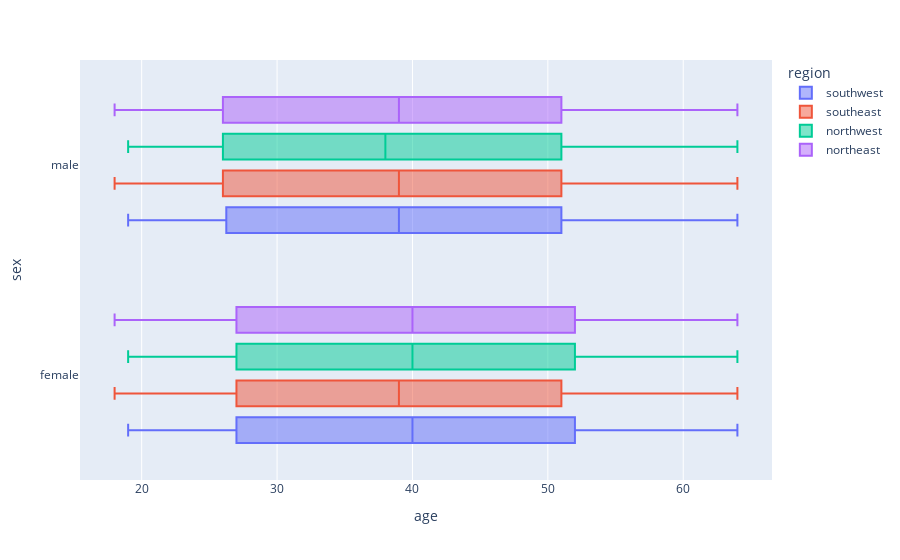

The notebook cell saved with this chart:
### Markdown cell above
> **EXERCISE**: Visualize the distributions of the "sex", "region" and "children" columns and report your observations.

### Code cell
fig=px.box(medical_df,x='age',y='sex',color='region')
fig.show()

### Figure 1 — Plotly figure (JSON) as saved in the notebook; plotly's stock layout.template omitted (floating-point values rounded to 4 significant figures; data arrays with more than 128 entries replaced by an {"elided": "..."} marker saying what was removed)
{"data": [{"alignmentgroup": "True", "hovertemplate": "region=southwest<br>age=%{x}<br>sex=%{y}<extra></extra>", "legendgroup": "southwest", "marker": {"color": "#636efa"}, "name": "southwest", "notched": false, "offsetgroup": "southwest", "orientation": "h", "showlegend": true, "type": "box", "x": {"elided": "325 int values"}, "x0": " ", "xaxis": "x", "y": {"elided": "325 str values"}, "y0": " ", "yaxis": "y"}, {"alignmentgroup": "True", "hovertemplate": "region=southeast<br>age=%{x}<br>sex=%{y}<extra></extra>", "legendgroup": "southeast", "marker": {"color": "#EF553B"}, "name": "southeast", "notched": false, "offsetgroup": "southeast", "orientation": "h", "showlegend": true, "type": "box", "x": {"elided": "364 int values"}, "x0": " ", "xaxis": "x", "y": {"elided": "364 str values"}, "y0": " ", "yaxis": "y"}, {"alignmentgroup": "True", "hovertemplate": "region=northwest<br>age=%{x}<br>sex=%{y}<extra></extra>", "legendgroup": "northwest", "marker": {"color": "#00cc96"}, "name": "northwest", "notched": false, "offsetgroup": "northwest", "orientation": "h", "showlegend": true, "type": "box", "x": {"elided": "325 int values"}, "x0": " ", "xaxis": "x", "y": {"elided": "325 str values"}, "y0": " ", "yaxis": "y"}, {"alignmentgroup": "True", "hovertemplate": "region=northeast<br>age=%{x}<br>sex=%{y}<extra></extra>", "legendgroup": "northeast", "marker": {"color": "#ab63fa"}, "name": "northeast", "notched": false, "offsetgroup": "northeast", "orientation": "h", "showlegend": true, "type": "box", "x": {"elided": "324 int values"}, "x0": " ", "xaxis": "x", "y": {"elided": "324 str values"}, "y0": " ", "yaxis": "y"}], "layout": {"boxmode": "group", "legend": {"title": {"text": "region"}, "tracegroupgap": 0}, "margin": {"t": 60}, "xaxis": {"anchor": "y", "domain": [0, 1], "title": {"text": "age"}}, "yaxis": {"anchor": "x", "domain": [0, 1], "title": {"text": "sex"}}}}
